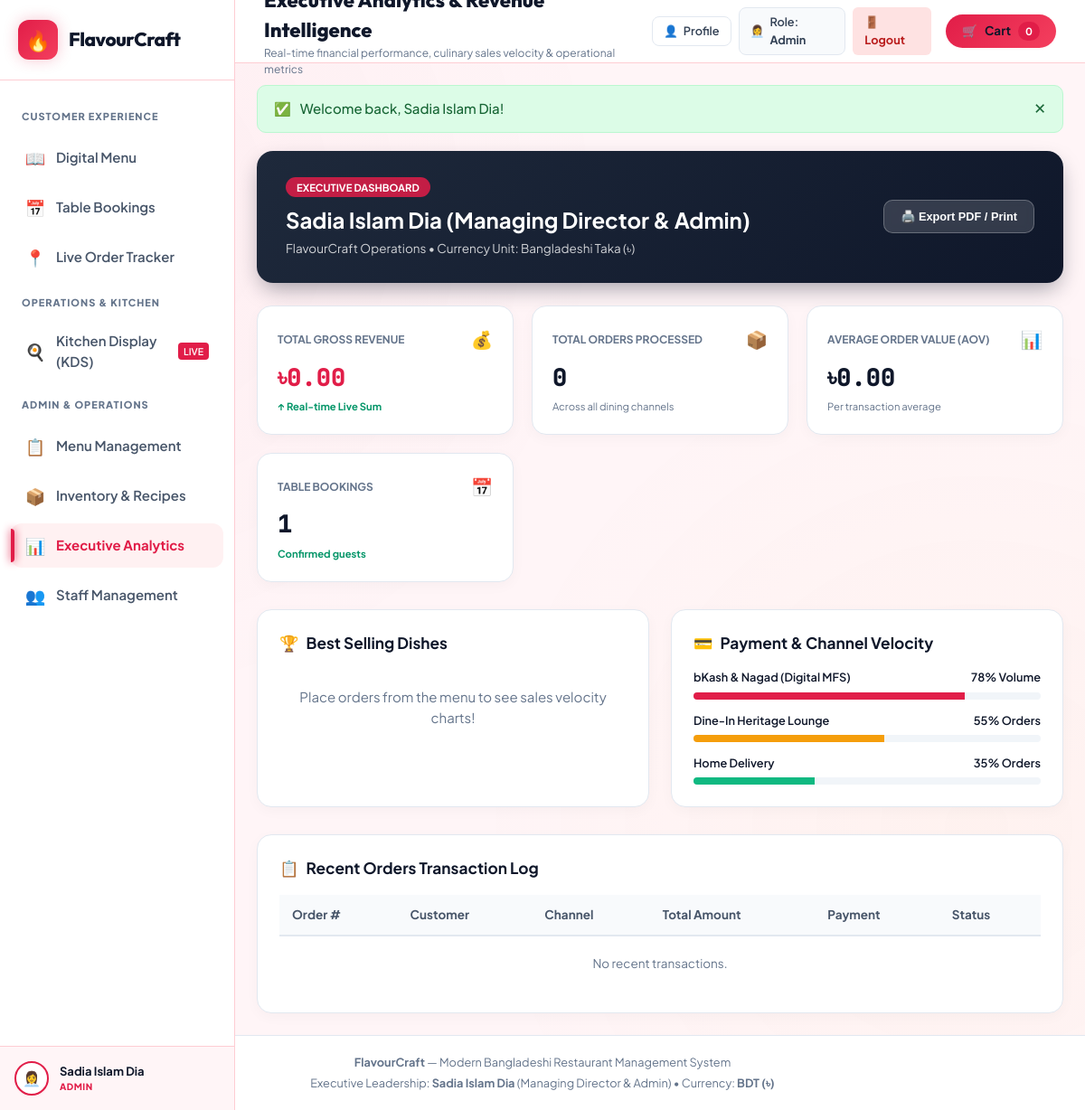
/analytics.php (signed in), run on the app's committed database.
### tables this page shows
CREATE TABLE `users` (
  `id` int(11) NOT NULL AUTO_INCREMENT,
  `user_uid` varchar(64) NOT NULL,
  `username` varchar(50) NOT NULL,
  `password` varchar(255) NOT NULL,
  `name` varchar(100) NOT NULL,
  `role` enum('Admin','Manager','Kitchen','Customer') NOT NULL DEFAULT 'Customer',
  `avatar` varchar(50) DEFAULT NULL,
  `phone` varchar(30) DEFAULT NULL,
  `email` varchar(100) DEFAULT NULL,
  `delivery_address` text DEFAULT NULL,
  `created_at` timestamp NOT NULL DEFAULT current_timestamp(),
  PRIMARY KEY (`id`),
  UNIQUE KEY `user_uid` (`user_uid`),
  UNIQUE KEY `username` (`username`)
);

### analytics.php (the view, shortened to what the rows shown need)
<?php
require_once __DIR__ . '/includes/header.php';
?>
<div style="background: linear-gradient(135deg, #1e293b, #0f172a); border-radius: 18px; padding: 28px 32px; color: #fff; margin-bottom: 25px; display: flex; justify-content: space-between; align-items: center; flex-wrap: wrap; gap: 20px; box-shadow: 0 10px 25px -5px rgba(15, 23, 42, 0.4);">
  <div>
    <h2 style="margin: 8px 0 4px; font-size: 1.6rem; color: #fff;">
      Sadia Islam Dia (Managing Director & Admin)
    </h2>
  </div>
</div>
<div style="background: #fff; border-radius: 16px; padding: 24px; border: 1px solid #e2e8f0; box-shadow: 0 4px 15px rgba(0,0,0,0.03);">
  <div style="overflow-x: auto;">
    <table style="width: 100%; border-collapse: collapse; font-size: 0.9rem; text-align: left;">
      <thead>
        <tr style="background: #f8fafc; border-bottom: 2px solid #e2e8f0; color: #475569;">
          <th style="padding: 12px 14px;">Order #</th>
          <th style="padding: 12px 14px;">Customer</th>
          <th style="padding: 12px 14px;">Channel</th>
          <th style="padding: 12px 14px;">Total Amount</th>
          <th style="padding: 12px 14px;">Payment</th>
          <th style="padding: 12px 14px;">Status</th>
        </tr>
      </thead>
    </table>
  </div>
</div>
<?php require_once __DIR__ . '/includes/footer.php'; ?>

### includes/header.php (shortened to what the rows shown need)
<?php
require_once __DIR__ . '/../config/db.php';
$current_user = get_current_user_data();
$page_heading = $page_heading ?? 'FlavourCraft Menu';
?>
<!DOCTYPE html>
<html lang="en">
<head>
  <link rel="stylesheet" href="css/variables.css" />
  <link rel="stylesheet" href="css/style.css" />
  <link rel="stylesheet" href="css/menu.css" />
  <link rel="stylesheet" href="css/ordering.css" />
  <link rel="stylesheet" href="css/reservations.css" />
  <link rel="stylesheet" href="css/kds.css" />
  <link rel="stylesheet" href="css/inventory.css" />
  <link rel="stylesheet" href="css/analytics.css" />
  <link rel="stylesheet" href="css/staff.css" />
  <link rel="stylesheet" href="css/rbac.css" />
  <link rel="stylesheet" href="css/auth.css" />
</head>
<body>
  <div id="app-shell">
    <aside class="sidebar" id="app-sidebar">
      <div class="brand-container">
        <a href="index.php" style="display:flex; align-items:center; gap:12px; text-decoration:none; color:inherit;">
          <div class="brand-text">
            <h1 style="margin:0; font-size:1.4rem;">FlavourCraft</h1>
          </div>
        </a>
      </div>
      <div class="sidebar-footer">
        <a href="<?php echo isset($_SESSION['user']) ? 'profile.php' : 'login.php'; ?>" style="text-decoration:none; color:inherit; display:block;">
          <div class="user-profile-card" style="cursor:pointer;" title="<?php echo isset($_SESSION['user']) ? 'Click to view & edit your profile' : 'Click to sign in'; ?>">
            <div class="user-avatar"><?php echo htmlspecialchars(get_user_avatar($current_user['avatar'] ?? '', $current_user['role'] ?? 'Guest')); ?></div>
            <div class="user-info">
              <div class="user-name"><?php echo htmlspecialchars($current_user['name'] ?? 'Guest Customer'); ?></div>
              <div class="user-role-badge"><?php echo htmlspecialchars($current_user['role'] ?? 'Guest'); ?></div>
            </div>
          </div>
        </a>
      </div>
    </aside>
    <div class="main-wrapper">
      <header class="topbar">
        <div class="topbar-left">
          <div class="page-heading">
            <h2 id="topbar-page-title"><?php echo htmlspecialchars($page_heading); ?></h2>
          </div>
        </div>
        <div class="topbar-right">
          <div style="display:flex; align-items:center; gap:8px;">
            <?php if (isset($_SESSION['user'])): ?>
              <a href="profile.php" class="btn btn-secondary" style="padding:6px 12px; font-size:0.85rem; text-decoration:none; display:inline-flex; align-items:center; gap:6px; border:1px solid #e2e8f0; border-radius:8px; background:#fff; color:#334155; font-weight:600;" title="Edit Profile">
                <span>👤</span>
                <span>Profile</span>
              </a>
              <a href="login.php" class="btn btn-secondary" style="padding:6px 12px; font-size:0.85rem; text-decoration:none; display:inline-flex; align-items:center; gap:6px; border:1px solid #e2e8f0; border-radius:8px; background:#f8fafc; color:#334155; font-weight:600;" title="Switch Role">
                <span><?php echo htmlspecialchars(get_user_avatar($current_user['avatar'] ?? '', $current_user['role'])); ?></span>
                <span>Role: <strong><?php echo htmlspecialchars($current_user['role']); ?></strong></span>
              </a>
              <a href="logout.php" class="btn btn-sm" style="padding:6px 12px; font-size:0.85rem; text-decoration:none; background:#fee2e2; color:#b91c1c; border-radius:6px; font-weight:700;">🚪 Logout</a>
            <?php endif; ?>
          </div>
        </div>
      </header>
      <main class="content-body" style="padding: 24px;">

### data on the page
users: avatar "👩‍💼", name "Sadia Islam Dia", role "ADMIN", role "Admin"

### other printed values
$page_desc "Real-time financial performance, culinary sales velocity & operational metrics"
$cart_count "0"
$flash['message'] "Welcome back, Sadia Islam Dia!"
format_bdt($total_revenue) "৳0.00"
$total_orders "0"
format_bdt($avg_order_value) "৳0.00"
$total_reservations "1"
